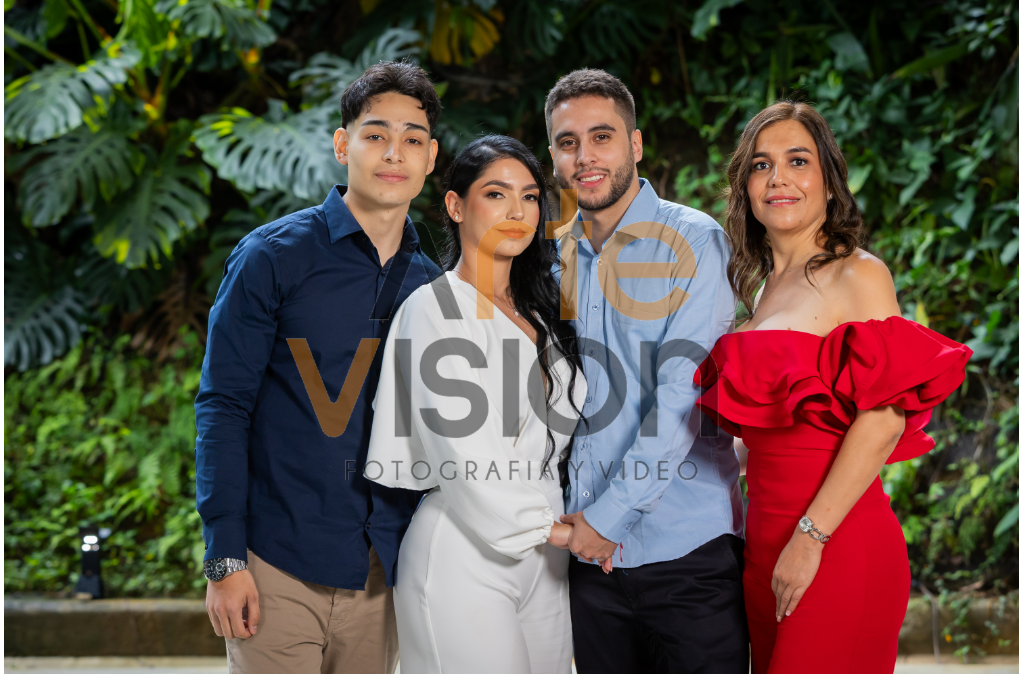
#> input picture imagenes_proyect/imagenes_originales/img1.png, 1021 x 676 px, found by its file name; its folder holds only this picture in this run
$ python imagenes.py
#> lines starting #> are read from the running program, lines starting #| are printed output that depends on the picture; after the words box and inside, x2 and y2 are one past the last pixel; in counts of white or black regions, pixels touching at a corner belong together
import os
import cv2
import numpy as np


input_folder = 'imagenes_proyect/imagenes_originales'      # Carpeta con imágenes originales
output_folder = 'imagenes_proyect/imagenes_sin_marcas'     # Carpeta para guardar resultados
watermark_area = (280, 300, 740, 520)     # (x1, y1, x2, y2): zona de la marca

os.makedirs(output_folder, exist_ok=True)

# Procesar cada imagen en la carpeta
for filename in os.listdir(input_folder):
    if filename.lower().endswith(('.jpg', '.jpeg', '.png')):
        image_path = os.path.join(input_folder, filename)
        img = cv2.imread(image_path)
#> img is the input picture: shape (676, 1021, 3); mean B, G, R 68.6, 78.6, 89.5

        if img is None:
            print(f"No se pudo cargar {filename}")
            continue

        # Copia la zona alrededor de la marca para rellenar (efecto parche)
        x1, y1, x2, y2 = watermark_area
        patch = img[y1-10:y1, x1:x2]  # Zona justo arriba de la marca
        for y in range(y1, y2):
            img[y, x1:x2] = patch[0]
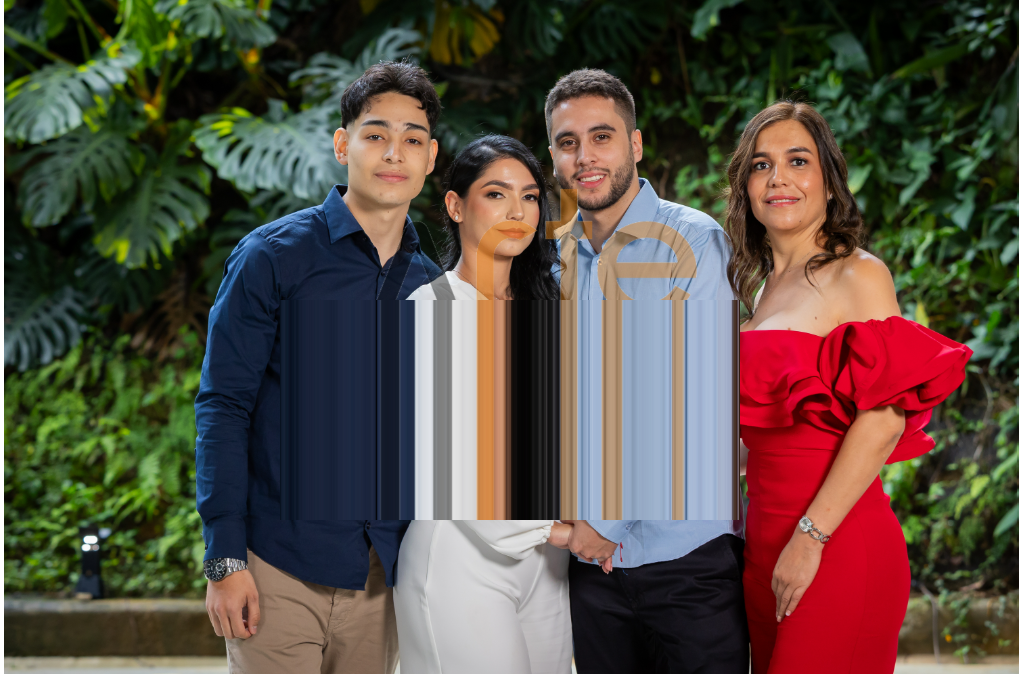
#> img: shape (676, 1021, 3); 14.64% of pixels changed, all inside (x1, y1, x2, y2) = (280, 300, 740, 520)

        # Guardar imagen sin marca
        output_path = os.path.join(output_folder, filename)
        cv2.imwrite(output_path, img)
        print(f"Procesado: {filename}")

print("✅ Proceso completo.")
